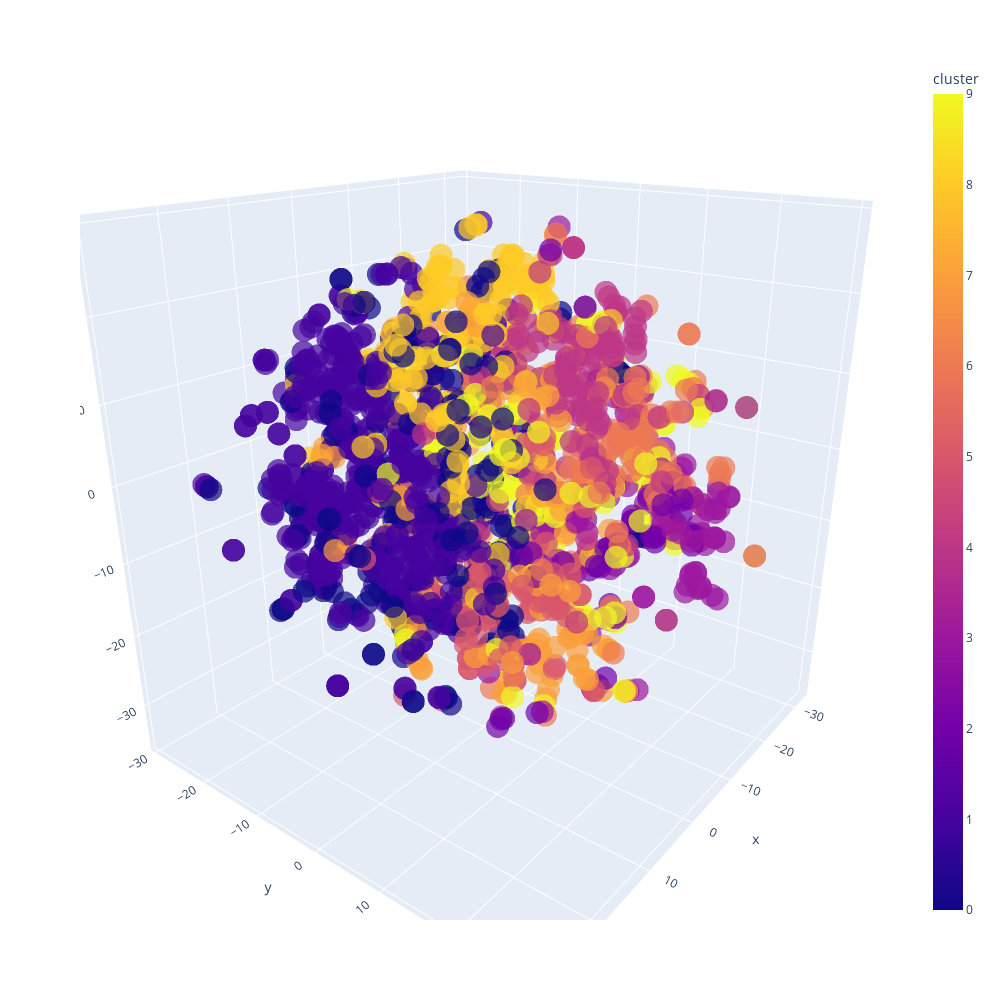

The cell this chart's notebook holds for it:
### Code cell
import plotly.express as px
fig = px.scatter_3d(
    # df, x='column_0', y='column_1', z='column_2',
    df, x=tsne_coords[0:,0], y=tsne_coords[0:,1], z=tsne_coords[0:,2],
    opacity=0.7, size_max=15, color='cluster', hover_data='title',
    width=1000, height=1000,
)
fig.show()

### Figure 1 — Plotly figure (JSON) as saved in the notebook; plotly's stock layout.template omitted (floating-point values rounded to 4 significant figures; data arrays with more than 128 entries replaced by an {"elided": "..."} marker saying what was removed)
{"data": [{"customdata": {"elided": "2025x1 str values"}, "hovertemplate": "x=%{x}<br>y=%{y}<br>z=%{z}<br>title=%{customdata[0]}<br>cluster=%{marker.color}<extra></extra>", "legendgroup": "", "marker": {"color": {"elided": "2025 int values"}, "coloraxis": "coloraxis", "opacity": 0.7, "symbol": "circle"}, "mode": "markers", "name": "", "scene": "scene", "showlegend": false, "type": "scatter3d", "x": {"elided": "2025 float values"}, "y": {"elided": "2025 float values"}, "z": {"elided": "2025 float values"}}], "layout": {"coloraxis": {"colorbar": {"title": {"text": "cluster"}}, "colorscale": [[0, "#0d0887"], [0.1111, "#46039f"], [0.2222, "#7201a8"], [0.3333, "#9c179e"], [0.4444, "#bd3786"], [0.5556, "#d8576b"], [0.6667, "#ed7953"], [0.7778, "#fb9f3a"], [0.8889, "#fdca26"], [1, "#f0f921"]]}, "height": 1000, "legend": {"tracegroupgap": 0}, "margin": {"t": 60}, "scene": {"aspectmode": "auto", "aspectratio": {"x": 0.9997, "y": 0.9583, "z": 1.044}, "camera": {"center": {"x": 0, "y": 0, "z": 0}, "eye": {"x": 1.444, "y": 1.123, "z": 0.7472}, "projection": {"type": "perspective"}, "up": {"x": 0, "y": 0, "z": 1}}, "domain": {"x": [0, 1], "y": [0, 1]}, "xaxis": {"title": {"text": "x"}, "type": "linear"}, "yaxis": {"title": {"text": "y"}, "type": "linear"}, "zaxis": {"title": {"text": "z"}, "type": "linear"}}, "width": 1000}}
